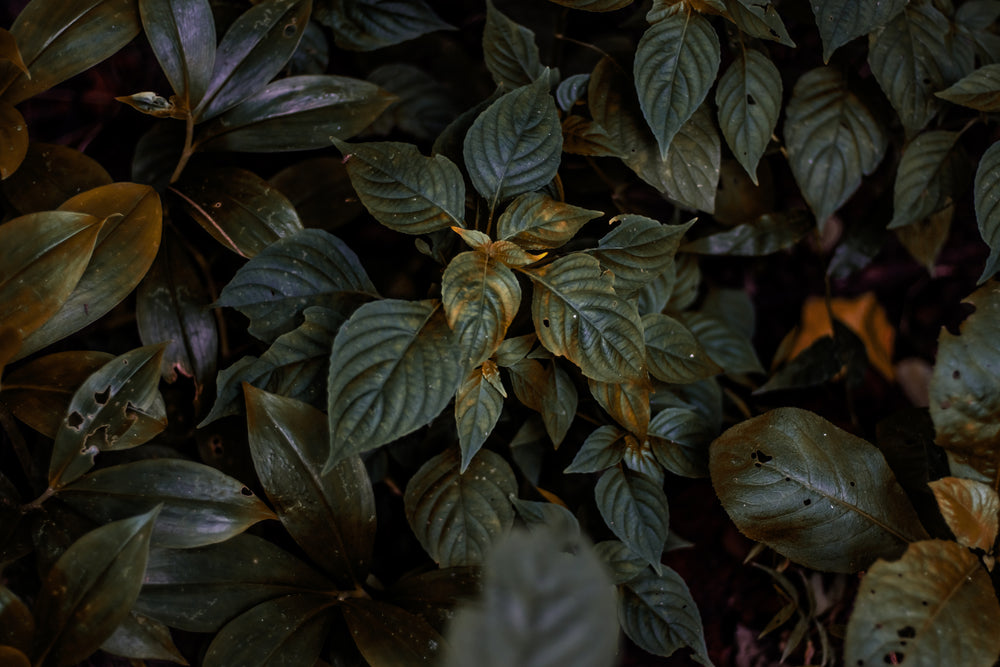
#> input picture Lab02/histogram.jpg, 1000 x 667 px
$ python Q1.py
#> lines starting #> are read from the running program, lines starting #| are printed output that depends on the picture
import cv2
import numpy as np
from matplotlib import pyplot as plt

#Q1-1

# Load the image
image = cv2.imread("histogram.jpg")
#> image is the input picture: shape (667, 1000, 3); mean B, G, R 23.8, 33.2, 34.8

# Convert the image from BGR to RGB for displaying using matplotlib
image_rgb = cv2.cvtColor(image, cv2.COLOR_BGR2RGB)

# Split the image into its BGR components
b, g, r = cv2.split(image)

# Apply histogram equalization to each channel
equalized_b = cv2.equalizeHist(b)
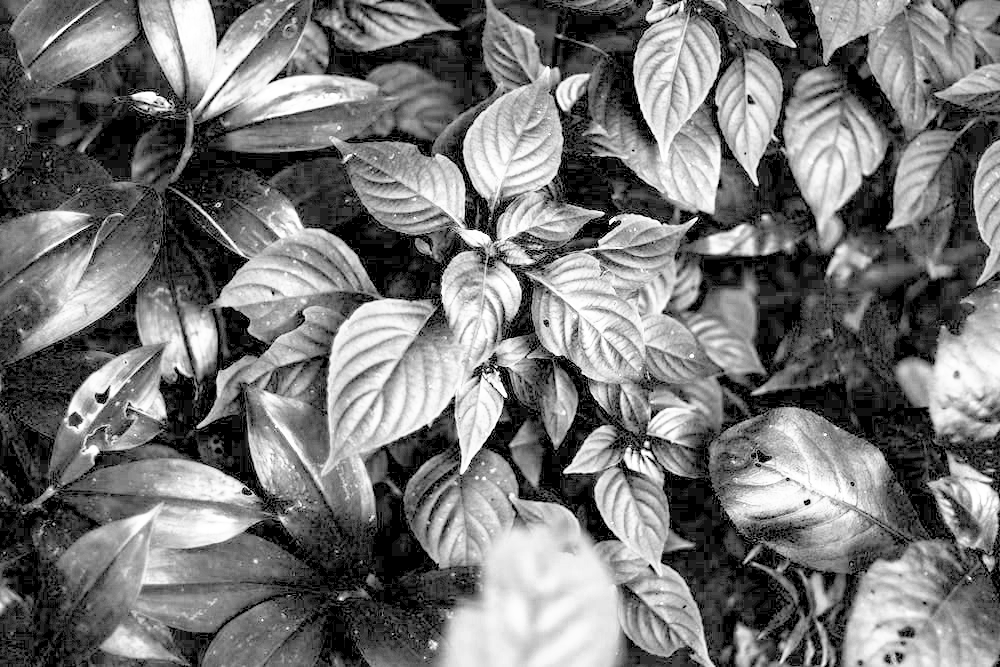
#> equalized_b: shape (667, 1000); min 0, max 255, mean 118.2
equalized_g = cv2.equalizeHist(g)
equalized_r = cv2.equalizeHist(r)

# Merge the equalized channels back
equalized_image = cv2.merge([equalized_b, equalized_g, equalized_r])
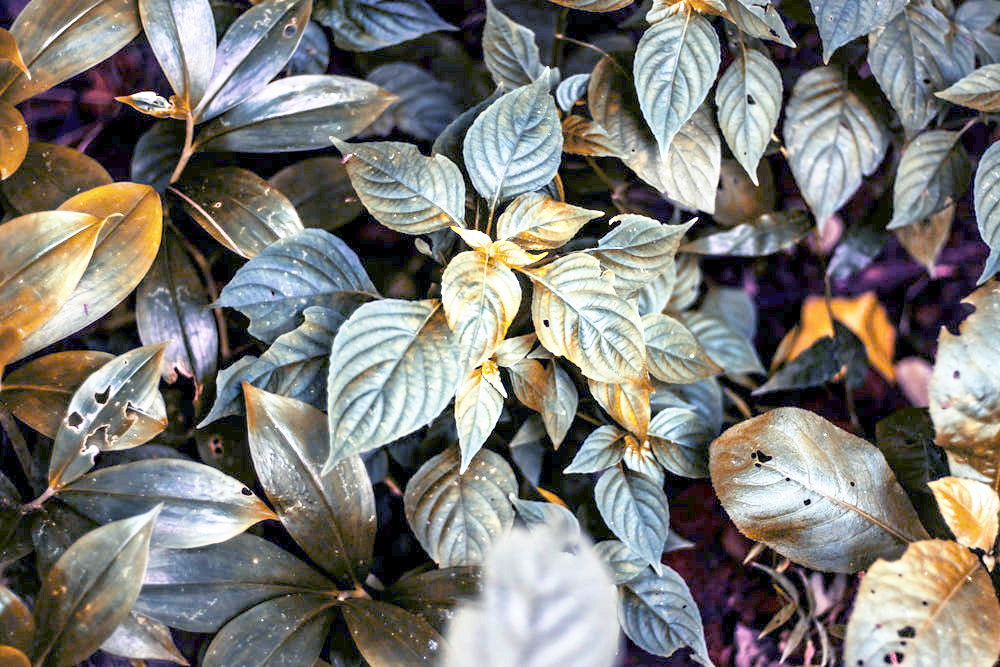
#> equalized_image: shape (667, 1000, 3); mean B, G, R 118.2, 123.1, 125.1

# Plot the original and equalized images
plt.figure(figsize=(12, 6))

# Original Image
plt.subplot(1, 2, 1)
plt.imshow(image_rgb)
plt.title('Original Image')
plt.axis('off')

# Equalized Image
plt.subplot(1, 2, 2)
plt.imshow(cv2.cvtColor(equalized_image, cv2.COLOR_BGR2RGB))
plt.title('Equalized Image (BGR Channels)')
plt.axis('off')

# Save the equalized image
output_path = 'histogram_equalized_image.jpg'
cv2.imwrite(output_path, equalized_image)

plt.show()

# Q1-2

# Load the image
image = cv2.imread("histogram.jpg")

# Convert the image to HSV format
hsv_image = cv2.cvtColor(image, cv2.COLOR_BGR2HSV)
#> hsv_image: shape (667, 1000, 3); mean H, S, V 41.1, 121.2, 37.1

# Split the HSV image into its H, S, and V components
h, s, v = cv2.split(hsv_image)
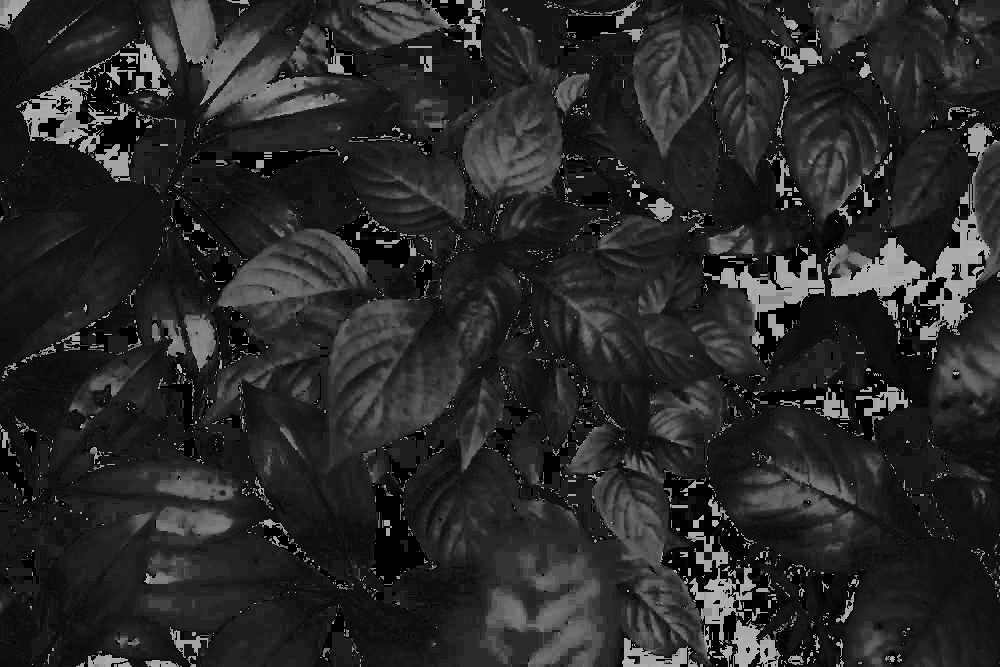
#> h: shape (667, 1000); min 0, max 179, mean 41.1
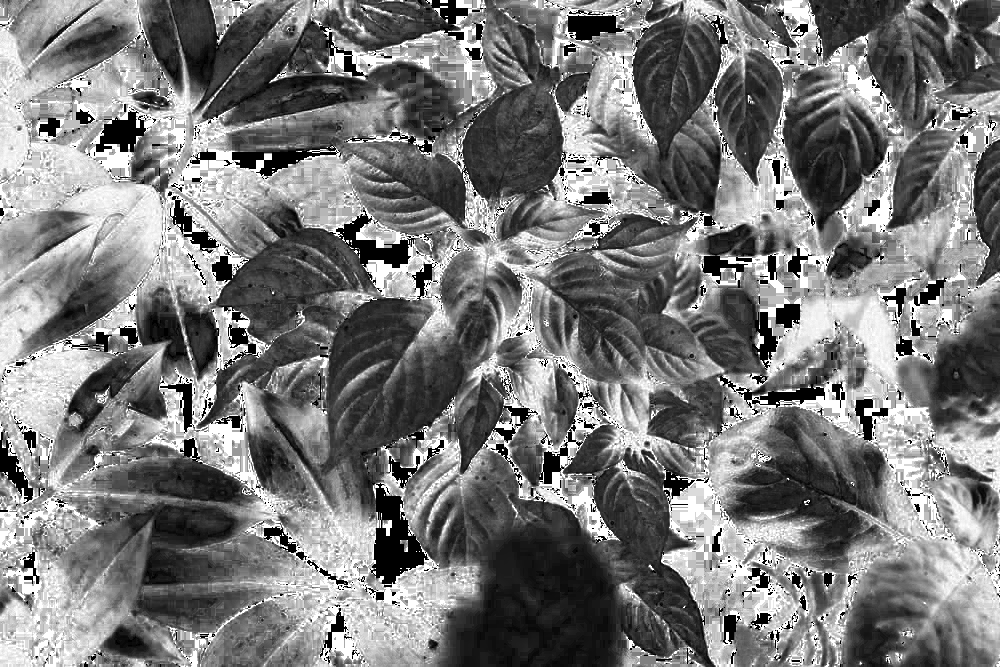
#> s: shape (667, 1000); min 0, max 255, mean 121.2

# Apply histogram equalization only to the V (Value) channel
equalized_v = cv2.equalizeHist(v)
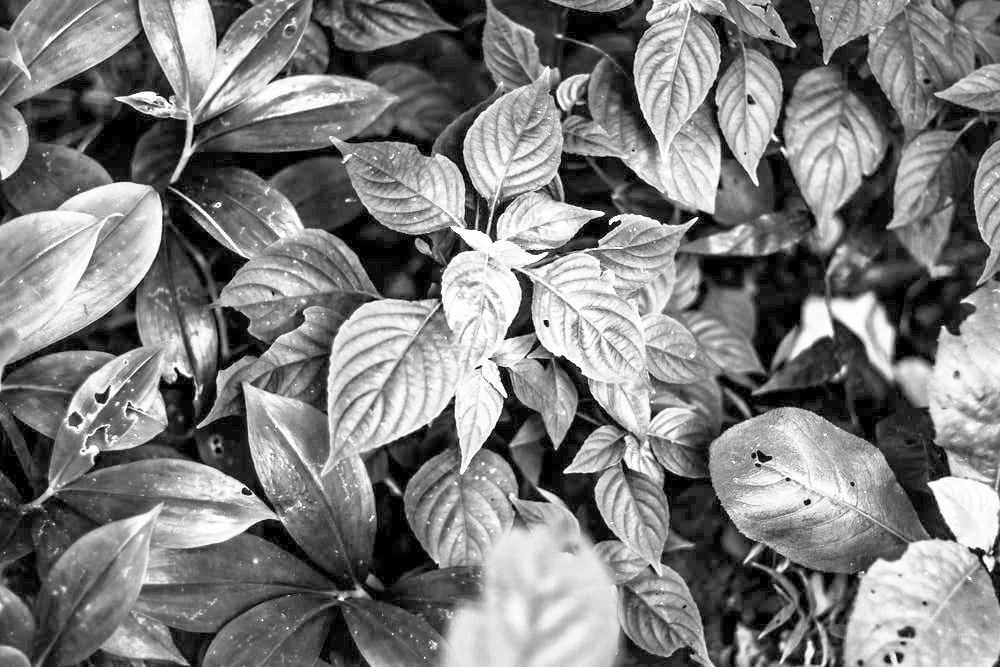
#> equalized_v: shape (667, 1000); min 0, max 255, mean 125.7

# Merge the equalized V channel back with H and S
equalized_hsv_image = cv2.merge([h, s, equalized_v])
#> equalized_hsv_image: shape (667, 1000, 3); mean H, S, V 41.1, 121.2, 125.7

# Convert the equalized HSV image back to BGR format for display
equalized_bgr_image = cv2.cvtColor(equalized_hsv_image, cv2.COLOR_HSV2BGR)
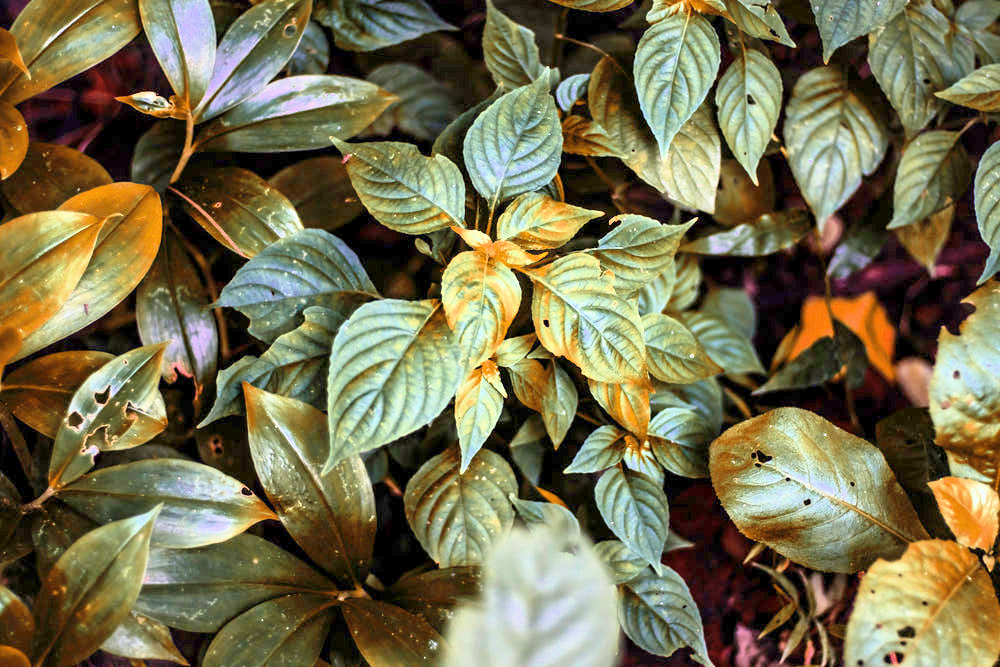
#> equalized_bgr_image: shape (667, 1000, 3); mean B, G, R 78.1, 111.3, 118.1

# Plot the original and equalized images
plt.figure(figsize=(12, 6))

# Original Image
plt.subplot(1, 2, 1)
plt.imshow(cv2.cvtColor(image, cv2.COLOR_BGR2RGB))
plt.title('Original Image')
plt.axis('off')

# Equalized Image (V Channel Histogram Equalization)
plt.subplot(1, 2, 2)
plt.imshow(cv2.cvtColor(equalized_bgr_image, cv2.COLOR_BGR2RGB))
plt.title('Equalized Image (V Channel)')
plt.axis('off')

# Save the equalized image
output_path = "hsv_v_equalized_image.jpg"  # Define where to save the output image
cv2.imwrite(output_path, equalized_bgr_image)

plt.show()
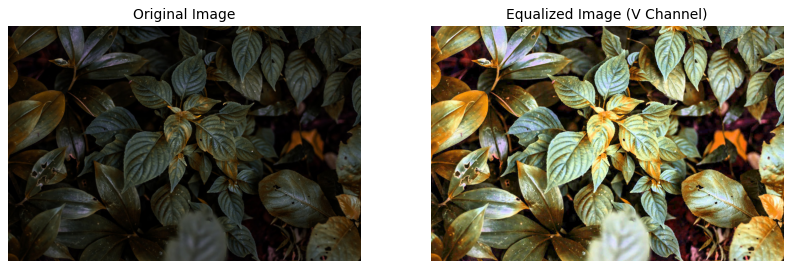
#> figure drawn by matplotlib, 2 panels

$ run again, with Lab02/input.jpg copied over Lab02/histogram.jpg
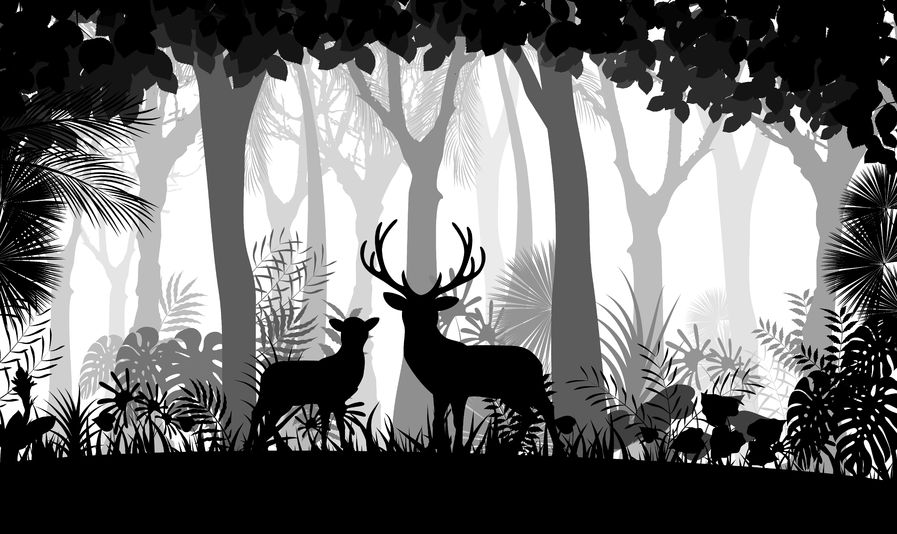
#> input picture Lab02/input.jpg, 897 x 534 px
#> image is the input picture: shape (534, 897, 3); min 0, max 255, mean 109.5
#> `equalized_b = cv2.equalizeHist(b)`:
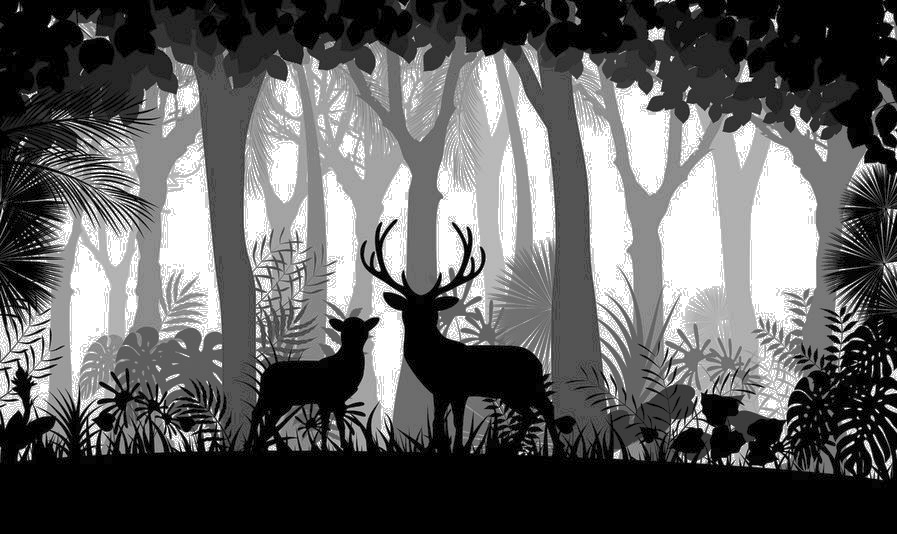
#> equalized_b: shape (534, 897); min 0, max 255, mean 95.3
#> `plt.show()`:
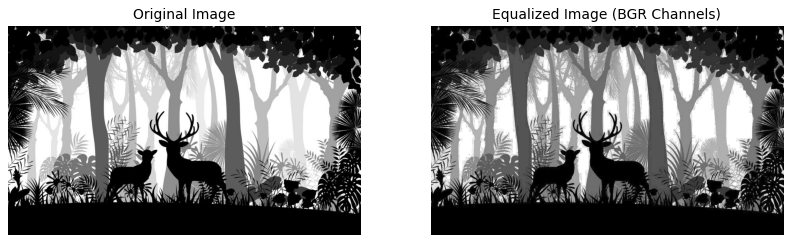
#> figure drawn by matplotlib, 2 panels
#> hsv_image: shape (534, 897, 3); mean H, S, V 0, 0, 109.5
#> h: shape (534, 897); every value is 0
#> equalized_hsv_image: shape (534, 897, 3); mean H, S, V 0, 0, 95.3
